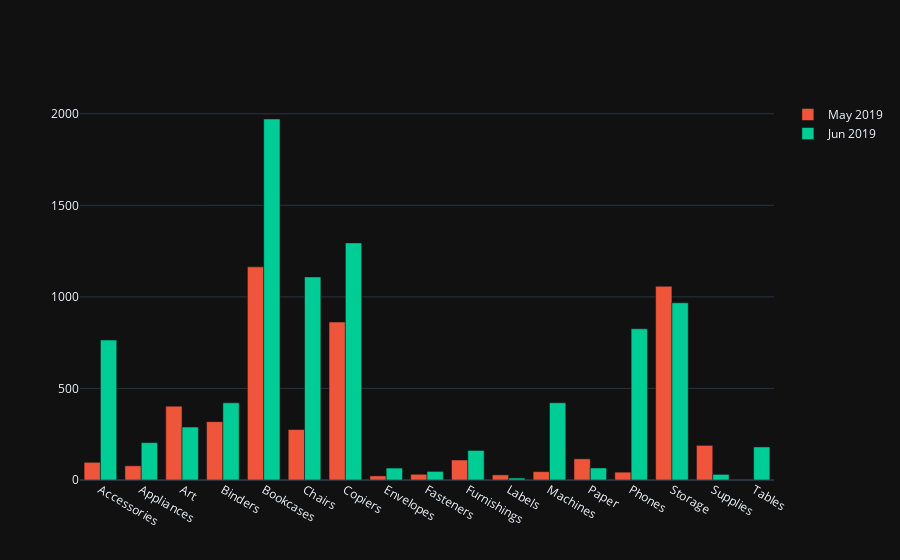

Here is the notebook cell this chart was saved with:
### Code cell
import plotly.express as px
import plotly.graph_objects as go

data = []
month = ["4","5","6"]
year = [2019]
m_name = ["Apr","May","Jun"]
x = df["CATEGORY"].sort_values().unique().tolist()
for i in year:
    for j,k in list(zip(month,m_name)):
        data.append(go.Bar(name=k+" "+str(i), x=x,
             y=df[["CATEGORY","PROFIT"]][(df["MONTH"] == j) & (df["YEAR"] == i)].groupby(["CATEGORY"]).sum()["PROFIT"]))

fig = go.Figure(data=data)
fig.update_layout(barmode='group', template="plotly_dark")

fig.show()

### Figure 1 — Plotly figure (JSON) as saved in the notebook; plotly's stock layout.template omitted (floating-point values rounded to 4 significant figures)
{"data": [{"name": "Apr 2019", "type": "bar", "x": ["Accessories", "Appliances", "Art", "Binders", "Bookcases", "Chairs", "Copiers", "Envelopes", "Fasteners", "Furnishings", "Labels", "Machines", "Paper", "Phones", "Storage", "Supplies", "Tables"], "y": []}, {"name": "May 2019", "type": "bar", "x": ["Accessories", "Appliances", "Art", "Binders", "Bookcases", "Chairs", "Copiers", "Envelopes", "Fasteners", "Furnishings", "Labels", "Machines", "Paper", "Phones", "Storage", "Supplies", "Tables"], "y": [96.5, 77.56, 403.4, 318.7, 1164.0, 275.5, 862.5, 22.38, 31.2, 109.4, 28.14, 45.54, 115.6, 42.82, 1058.0, 189.0]}, {"name": "Jun 2019", "type": "bar", "x": ["Accessories", "Appliances", "Art", "Binders", "Bookcases", "Chairs", "Copiers", "Envelopes", "Fasteners", "Furnishings", "Labels", "Machines", "Paper", "Phones", "Storage", "Supplies", "Tables"], "y": [764.4, 204.3, 289.1, 421.4, 1971.0, 1109.0, 1295.0, 65.16, 47.06, 161.4, 10.68, 421.9, 65.77, 825.7, 967.6, 30.64, 180.5]}], "layout": {"barmode": "group"}}
